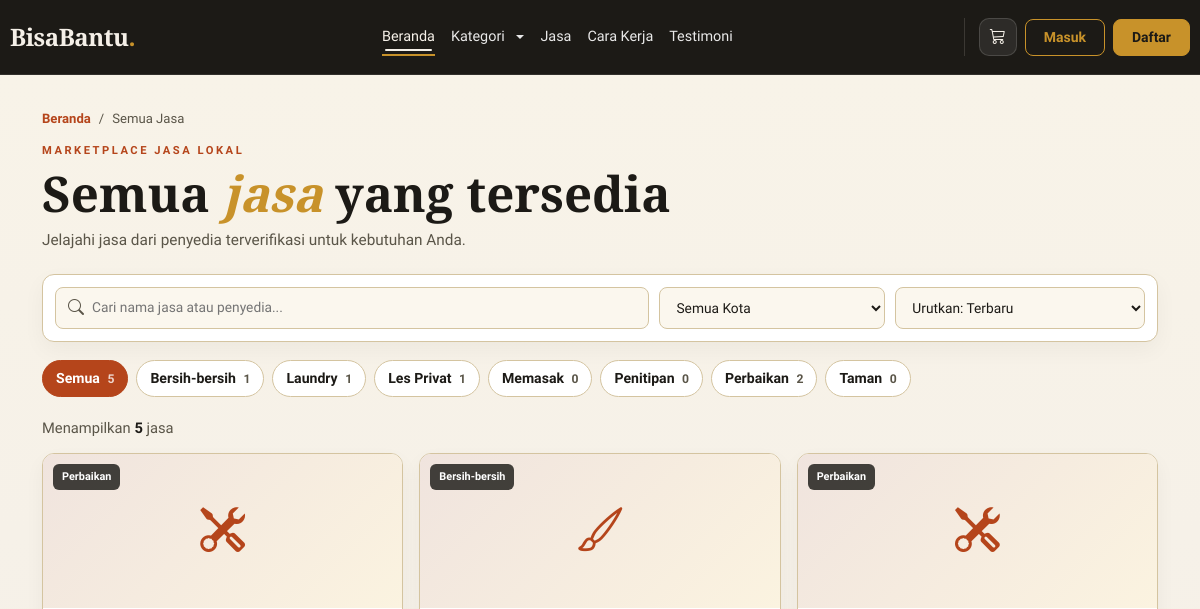
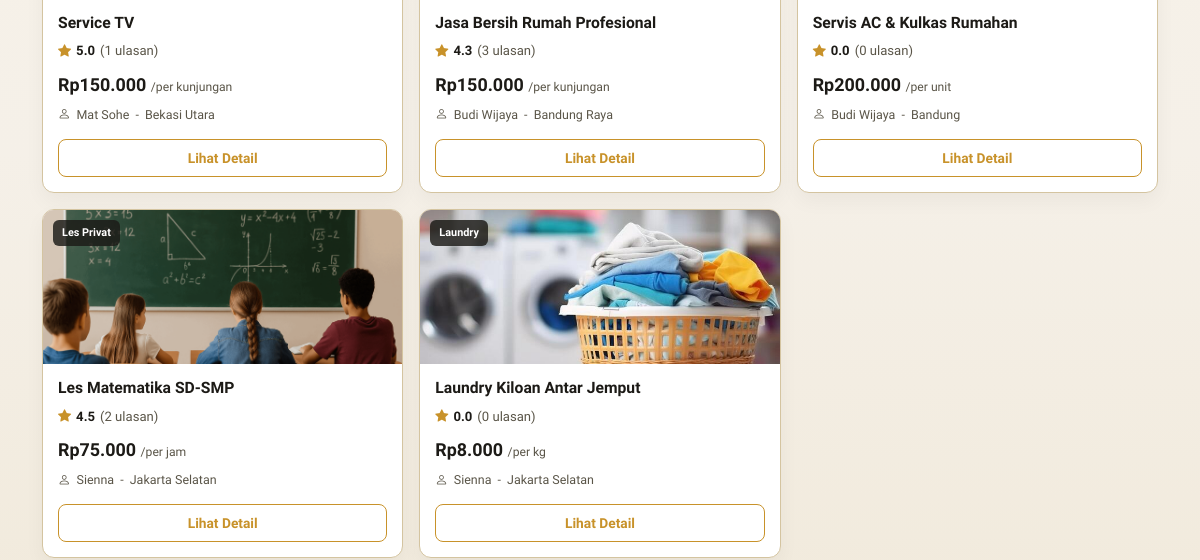
Before: /index.php?page=services (upper part) with the older database file (2 pictures, top to bottom).
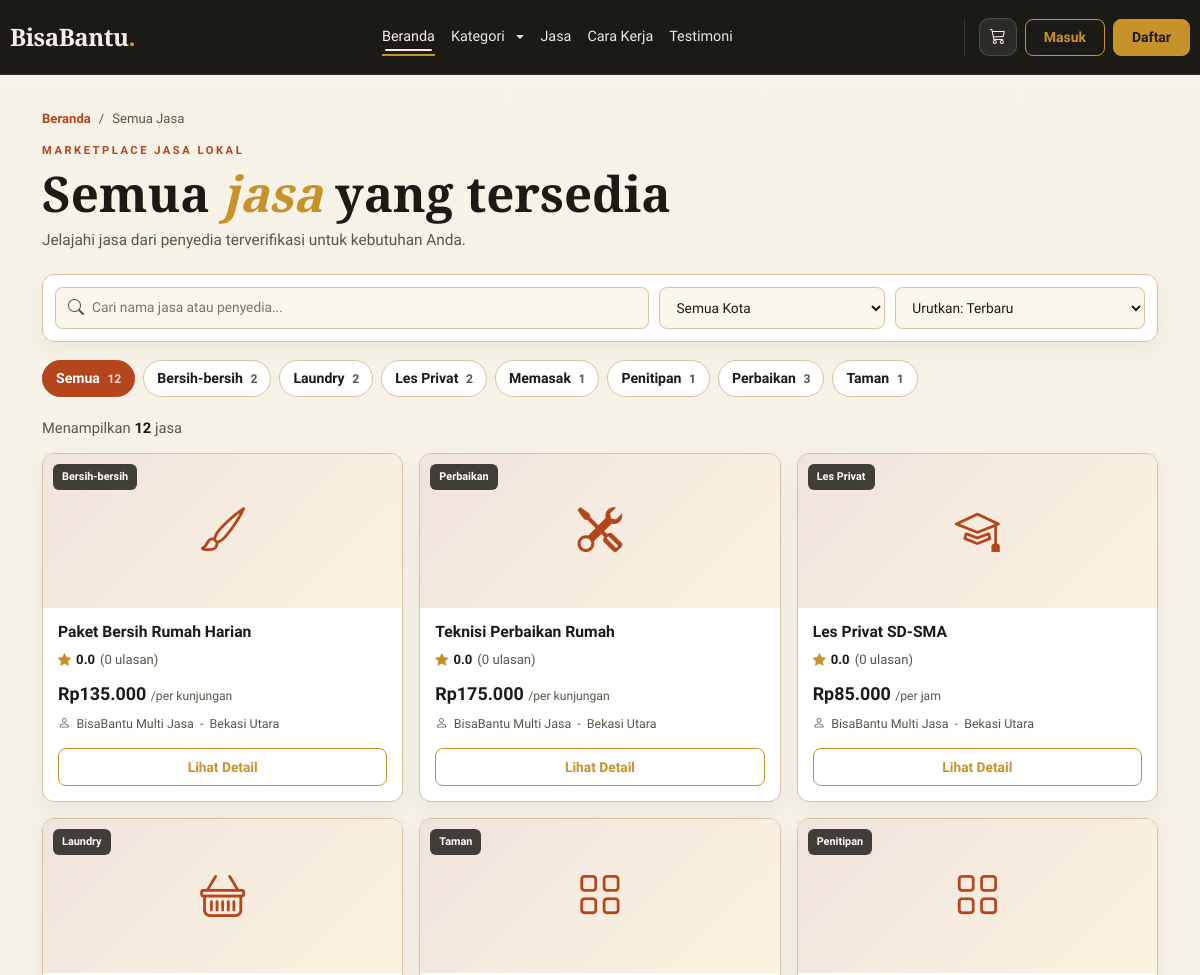
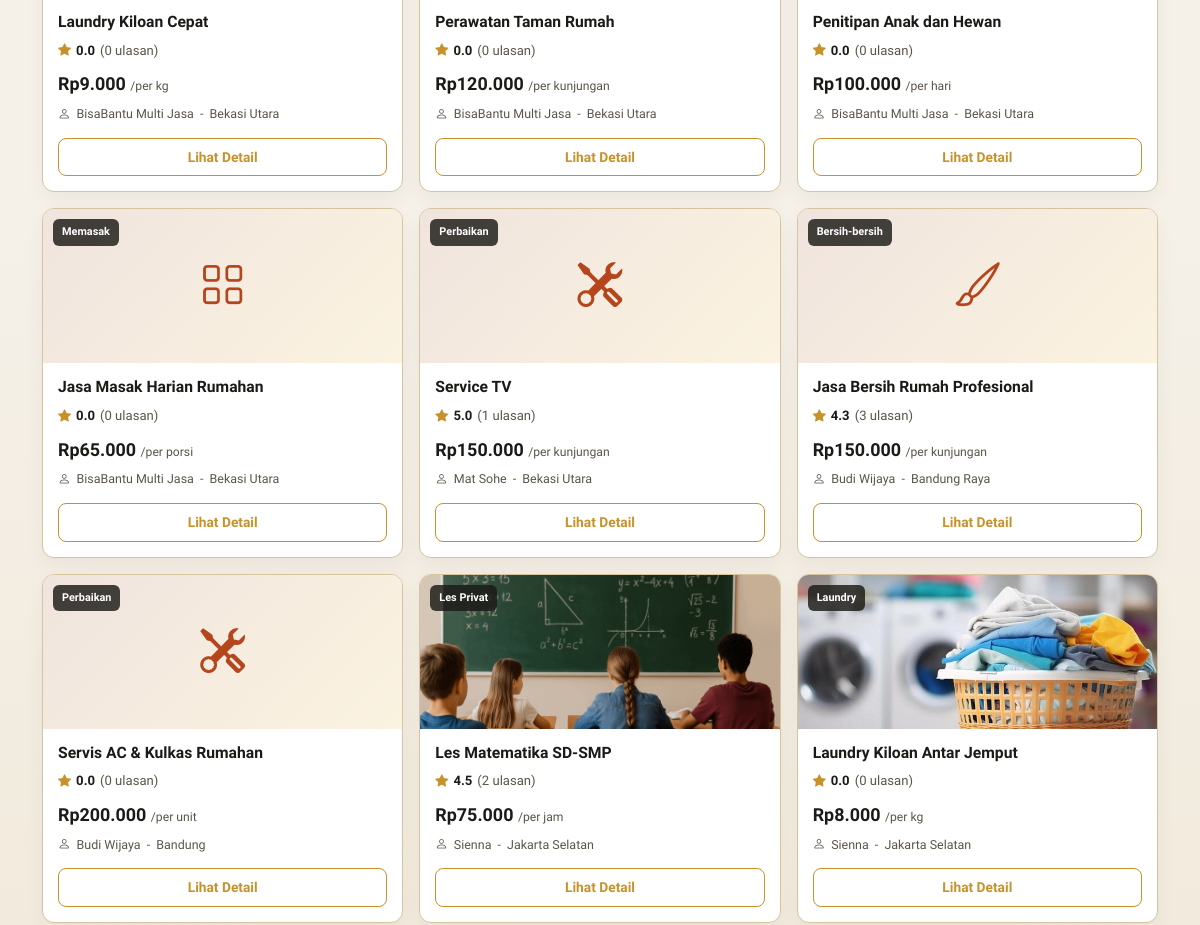
After: the same page with the newer database file (2 pictures, top to bottom).
### tables this page shows
CREATE TABLE `categories` (
  `id` int NOT NULL AUTO_INCREMENT,
  `name` varchar(50) NOT NULL,
  `description` text,
  `created_at` timestamp NOT NULL DEFAULT CURRENT_TIMESTAMP,
  PRIMARY KEY (`id`)
);

CREATE TABLE `services` (
  `id` int NOT NULL AUTO_INCREMENT,
  `provider_id` int NOT NULL,
  `category_id` int NOT NULL,
  `title` varchar(200) NOT NULL,
  `description` text NOT NULL,
  `price` decimal(12,2) NOT NULL,
  `price_unit` varchar(20) DEFAULT 'per unit',
  `estimated_duration` varchar(50) DEFAULT NULL,
  `location` varchar(255) NOT NULL,
  `image` varchar(255) DEFAULT NULL,
  `is_active` tinyint(1) DEFAULT '1',
  `created_at` timestamp NOT NULL DEFAULT CURRENT_TIMESTAMP,
  `updated_at` timestamp NOT NULL DEFAULT CURRENT_TIMESTAMP ON UPDATE CURRENT_TIMESTAMP,
  PRIMARY KEY (`id`),
  KEY `provider_id` (`provider_id`),
  KEY `category_id` (`category_id`),
  CONSTRAINT `services_ibfk_1` FOREIGN KEY (`provider_id`) REFERENCES `users` (`id`) ON DELETE CASCADE,
  CONSTRAINT `services_ibfk_2` FOREIGN KEY (`category_id`) REFERENCES `categories` (`id`) ON DELETE RESTRICT
);

CREATE TABLE `users` (
  `id` int NOT NULL AUTO_INCREMENT,
  `name` varchar(100) NOT NULL,
  `email` varchar(100) NOT NULL,
  `password` varchar(255) NOT NULL,
  `role` enum('buyer','provider','admin') NOT NULL,
  `is_verified` tinyint(1) DEFAULT '0',
  `phone` varchar(20) DEFAULT NULL,
  `address` text,
  `remember_token` varchar(255) DEFAULT NULL,
  `profile_photo` varchar(255) DEFAULT NULL,
  `created_at` timestamp NOT NULL DEFAULT CURRENT_TIMESTAMP,
  `updated_at` timestamp NOT NULL DEFAULT CURRENT_TIMESTAMP ON UPDATE CURRENT_TIMESTAMP,
  PRIMARY KEY (`id`),
  UNIQUE KEY `email` (`email`)
);

### src/helpers/functions.php (called while the page is built, shortened)
<?php
function base_url($path = '') {
    $scheme = (!empty($_SERVER['HTTPS']) && $_SERVER['HTTPS'] !== 'off') ? 'https' : 'http';
    $host = $_SERVER['HTTP_HOST'] ?? 'localhost';
    $scriptDir = rtrim(dirname($_SERVER['SCRIPT_NAME']), '/\\');
    $base = $scheme . '://' . $host . $scriptDir;
    return rtrim($base, '/\\') . '/' . ltrim($path, '/\\');
}
function e($value) {
    return htmlspecialchars($value, ENT_QUOTES, 'UTF-8');
}
function format_rupiah($amount) {
    return 'Rp' . number_format((float) $amount, 0, ',', '.');
}
function category_icon($name) {
    $icons = [
        'bersih' => 'bi-brush',
        'perbaikan' => 'bi-tools',
        'les' => 'bi-mortarboard',
        'laundry' => 'bi-basket',
        'kecantikan' => 'bi-stars',
        'transport' => 'bi-truck',
    ];
    $lower = strtolower($name);
    foreach ($icons as $key => $icon) {
        if (str_contains($lower, $key)) {
            return $icon;
        }
    }
    return 'bi-grid';
}
function slugify($value) {
    $value = strtolower(trim((string) $value));
    $value = preg_replace('/[^a-z0-9]+/i', '-', $value);
    return trim($value, '-') ?: 'lainnya';
}

### src/models/CategoryModel.php (called while the page is built, shortened)
<?php
class CategoryModel {
    private $pdo;
    public function __construct($pdo) {
        $this->pdo = $pdo;
    }
    public function getAllWithServiceCount() {
        $stmt = $this->pdo->query('
            SELECT c.*, COUNT(u.id) as service_count
            FROM categories c
            LEFT JOIN services s ON s.category_id = c.id AND s.is_active = 1
            LEFT JOIN users u ON s.provider_id = u.id AND u.is_verified = 1
            GROUP BY c.id
            ORDER BY c.name ASC
        ');
        return $stmt->fetchAll();
    }
}

### src/models/ServiceModel.php (called while the page is built, shortened)
<?php
class ServiceModel {
    private $pdo;
    public function __construct($pdo) {
        $this->pdo = $pdo;
    }
    public function getAllActive() {
        $stmt = $this->pdo->query('
            SELECT s.*, u.name as provider_name, u.is_verified as provider_verified, c.name as category_name,
                   COALESCE(AVG(r.rating), 0) as avg_rating,
                   COUNT(r.id) as review_count
            FROM services s
            JOIN users u ON s.provider_id = u.id
            JOIN categories c ON s.category_id = c.id
            LEFT JOIN reviews r ON r.service_id = s.id
            WHERE s.is_active = 1 AND u.is_verified = 1
            GROUP BY s.id
            ORDER BY s.created_at DESC
        ');
        return $stmt->fetchAll();
    }
}

### src/views/public/services.php (the view, shortened to what the rows shown need)
<?php
require_once __DIR__ . '/../../models/ServiceModel.php';
require_once __DIR__ . '/../../models/CategoryModel.php';
$serviceModel = new ServiceModel($pdo);
$categoryModel = new CategoryModel($pdo);
$services = $serviceModel->getAllActive();
$categories = $categoryModel->getAllWithServiceCount();
$requestedCategory = slugify($_GET['category'] ?? 'semua');
?>
<main class="services-page">
    <div class="container">
        <header class="services-heading">
            <h1>Semua <em>jasa</em> yang tersedia</h1>
        </header>
        <div class="services-category-pills" role="group" aria-label="Filter kategori">
            <button type="button" class="services-category-pill<?= $requestedCategory === 'semua' ? ' active' : '' ?>" data-category="semua">Semua <span><?= count($services) ?></span></button>
            <?php foreach ($categories as $category): ?>
                <?php $slug = slugify($category['name']); ?>
                <button type="button" class="services-category-pill<?= $requestedCategory === $slug ? ' active' : '' ?>" data-category="<?= e($slug) ?>">
                    <?= e($category['name']) ?> <span><?= (int) $category['service_count'] ?></span>
                </button>
            <?php endforeach; ?>
        </div>
        <section id="allServicesGrid" class="row g-3" aria-live="polite">
            <?php foreach ($services as $service): ?>
                <?php
                $categorySlug = slugify($service['category_name']);
                $rating = (float) $service['avg_rating'];
                $imagePath = $service['image'] ? 'src/assets/uploads/services/' . $service['image'] : '';
                $hasImage = $imagePath && is_file(__DIR__ . '/../../../' . ltrim($imagePath, '/'));
                ?>
                <div class="col-sm-6 col-lg-4 col-xxl-3 all-service-item"
                     data-category="<?= e($categorySlug) ?>"
                     data-location="<?= e(strtolower($service['location'])) ?>"
                     data-search="<?= e(strtolower($service['title'] . ' ' . $service['provider_name'] . ' ' . $service['category_name'] . ' ' . $service['location'])) ?>"
                     data-price="<?= (float) $service['price'] ?>"
                     data-rating="<?= $rating ?>"
                     data-created="<?= e($service['created_at']) ?>">
                    <article class="all-service-card">
                        <div class="all-service-image">
                            <span class="all-service-category"><?= e($service['category_name']) ?></span>
                            <?php if ($hasImage): ?>
                                <img src="<?= e(base_url($imagePath)) ?>" alt="<?= e($service['title']) ?>">
                            <?php else: ?>
                                <i class="bi <?= e(category_icon($service['category_name'])) ?>" aria-hidden="true"></i>
                            <?php endif; ?>
                        </div>
                        <div class="all-service-body">
                            <h2><?= e($service['title']) ?></h2>
                            <div class="all-service-rating" aria-label="Rating <?= e(number_format($rating, 1)) ?> dari <?= (int) $service['review_count'] ?> ulasan">
                                <i class="bi bi-star-fill"></i><strong><?= e(number_format($rating, 1)) ?></strong><span>(<?= (int) $service['review_count'] ?> ulasan)</span>
                            </div>
                            <p class="all-service-price"><?= e(format_rupiah($service['price'])) ?> <span>/<?= e($service['price_unit']) ?></span></p>
                            <p class="all-service-provider"><i class="bi bi-person"></i><?= e($service['provider_name']) ?> <span>-</span> <?= e($service['location']) ?></p>
                            <a href="<?= base_url('index.php?page=service_detail&id=' . (int) $service['id']) ?>" class="btn btn-outline-custom w-100">Lihat Detail</a>
                        </div>
                    </article>
                </div>
            <?php endforeach; ?>
        </section>
    </div>
</main>

Changed rows visible on the page:
computed for categories "Bersih-bersih": service_count "1" → "2"
computed for categories "Laundry": service_count "1" → "2"
computed for categories "Les Privat": service_count "1" → "2"
computed for categories "Memasak": service_count "0" → "1"
computed for categories "Penitipan": service_count "0" → "1"
computed for categories "Perbaikan": service_count "2" → "3"
computed for categories "Taman": service_count "0" → "1"
added services: category.name "Bersih-bersih", title "Paket Bersih Rumah Harian", rating "0.0", review_count "0", price "Rp135.000", price_unit "per kunjungan", provider.name "BisaBantu Multi Jasa", location "Bekasi Utara"
added services: category.name "Perbaikan", title "Teknisi Perbaikan Rumah", rating "0.0", review_count "0", price "Rp175.000", price_unit "per kunjungan", provider.name "BisaBantu Multi Jasa", location "Bekasi Utara"
added services: category.name "Les Privat", title "Les Privat SD-SMA", rating "0.0", review_count "0", price "Rp85.000", price_unit "per jam", provider.name "BisaBantu Multi Jasa", location "Bekasi Utara"
added services: category.name "Laundry", title "Laundry Kiloan Cepat", rating "0.0", review_count "0", price "Rp9.000", price_unit "per kg", provider.name "BisaBantu Multi Jasa", location "Bekasi Utara"
added services: category.name "Taman", title "Perawatan Taman Rumah", rating "0.0", review_count "0", price "Rp120.000", price_unit "per kunjungan", provider.name "BisaBantu Multi Jasa", location "Bekasi Utara"
added services: category.name "Penitipan", title "Penitipan Anak dan Hewan", rating "0.0", review_count "0", price "Rp100.000", price_unit "per hari", provider.name "BisaBantu Multi Jasa", location "Bekasi Utara"
added services: category.name "Memasak", title "Jasa Masak Harian Rumahan", rating "0.0", review_count "0", price "Rp65.000", price_unit "per porsi", provider.name "BisaBantu Multi Jasa", location "Bekasi Utara"
Other visible differences:
count($services): "5" → "12"
text written by a page script: "Menampilkan 5 jasa" → "Menampilkan 12 jasa"
